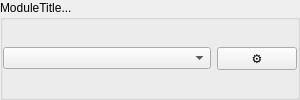
<?xml version="1.0" encoding="UTF-8"?>
<ui version="4.0">
 <class>ModuleBox</class>
 <widget class="QWidget" name="ModuleBox">
  <property name="geometry">
   <rect>
    <x>0</x>
    <y>0</y>
    <width>300</width>
    <height>100</height>
   </rect>
  </property>
  <property name="windowTitle">
   <string>Form</string>
  </property>
  <layout class="QVBoxLayout" name="verticalLayout">
   <property name="spacing">
    <number>0</number>
   </property>
   <property name="leftMargin">
    <number>0</number>
   </property>
   <property name="topMargin">
    <number>0</number>
   </property>
   <property name="rightMargin">
    <number>0</number>
   </property>
   <property name="bottomMargin">
    <number>0</number>
   </property>
   <item>
    <widget class="QGroupBox" name="moduleGroupBox">
     <property name="title">
      <string>ModuleTitle...</string>
     </property>
     <layout class="QHBoxLayout" name="horizontalLayout">
      <property name="spacing">
       <number>6</number>
      </property>
      <property name="leftMargin">
       <number>0</number>
      </property>
      <property name="topMargin">
       <number>0</number>
      </property>
      <property name="rightMargin">
       <number>0</number>
      </property>
      <property name="bottomMargin">
       <number>0</number>
      </property>
      <item>
       <widget class="QComboBox" name="comboBox"/>
      </item>
      <item>
       <widget class="QPushButton" name="pushButton">
        <property name="enabled">
         <bool>true</bool>
        </property>
        <property name="sizePolicy">
         <sizepolicy hsizetype="Maximum" vsizetype="Fixed">
          <horstretch>0</horstretch>
          <verstretch>0</verstretch>
         </sizepolicy>
        </property>
        <property name="text">
         <string>⚙</string>
        </property>
       </widget>
      </item>
     </layout>
    </widget>
   </item>
  </layout>
 </widget>
 <resources/>
 <connections/>
</ui>
